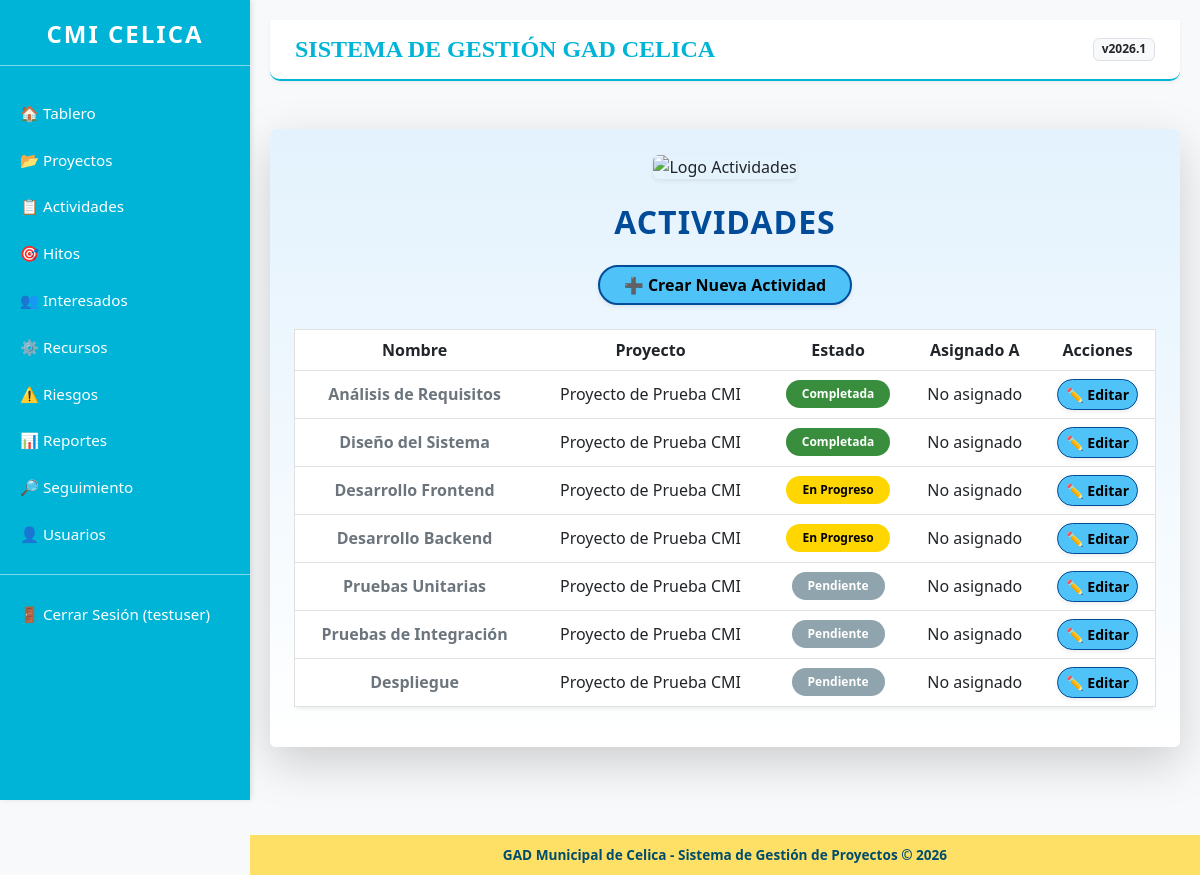
Page /activities/ (signed in) on the committed database.
### projects/models.py (models this page shows, shortened)
class Activity(models.Model):
    STATUS_CHOICES = [
        ('pending', 'Pendiente'),
        ('in_progress', 'En Progreso'),
        ('completed', 'Completada'),
    ]
    project = models.ForeignKey(Project, on_delete=models.CASCADE, verbose_name='Proyecto')
    name = models.CharField(max_length=200, verbose_name='Nombre')
    description = models.TextField(verbose_name='Descripción')
    start_date = models.DateField(verbose_name='Fecha de Inicio')
    end_date = models.DateField(verbose_name='Fecha de Fin')
    status = models.CharField(max_length=20, choices=STATUS_CHOICES, default='pending', verbose_name='Estado')
    assigned_to = models.ForeignKey(User, on_delete=models.SET_NULL, null=True, blank=True, verbose_name='Asignado A')
    cost = models.DecimalField(max_digits=10, decimal_places=2, null=True, blank=True, verbose_name='Costo')
    time_estimate = models.PositiveIntegerField(help_text="Horas estimadas", null=True, blank=True, verbose_name='Estimación de Tiempo')
    predecessor = models.ForeignKey(
        'self',
        on_delete=models.SET_NULL,
        null=True,
        blank=True,
        verbose_name='Actividad Predecesora',
        related_name='successors',
        help_text="Actividad que debe completarse antes de iniciar esta"
    )
    class Meta:
        verbose_name = 'Actividad'
        verbose_name_plural = 'Actividades'

class Project(models.Model):
    STATUS_CHOICES = [
        ('planning', 'Planificación'),
        ('in_progress', 'En Progreso'),
        ('completed', 'Completado'),
        ('on_hold', 'En Espera'),
        ('modified', 'Modificado'),
    ]
    name = models.CharField(max_length=200, verbose_name='Nombre')
    description = models.TextField(verbose_name='Descripción')
    start_date = models.DateField(verbose_name='Fecha de Inicio')
    end_date = models.DateField(verbose_name='Fecha de Fin')
    status = models.CharField(max_length=20, choices=STATUS_CHOICES, default='planning', verbose_name='Estado')
    budget = models.DecimalField(max_digits=10, decimal_places=2, null=True, blank=True, verbose_name='Presupuesto')
    created_by = models.ForeignKey(User, on_delete=models.CASCADE)
    created_at = models.DateTimeField(auto_now_add=True)
    updated_at = models.DateTimeField(auto_now=True)
    class Meta:
        verbose_name = 'Proyecto'
        verbose_name_plural = 'Proyectos'

### projects/views.py (the view)
# urls.py: path('activities/', views.activity_list, name='activity_list'),
@login_required
def activity_list(request):
    activities = Activity.objects.filter(project__created_by=request.user).select_related('project', 'predecessor')
    return render(request, 'projects/activity_list.html', {'activities': activities})

### templates/projects/activity_list.html (shortened to what this page needs)
{% extends 'base.html' %}
{% load static %}
{% block content %}
<div class="container my-5 p-4 shadow-lg rounded"
     style="background:linear-gradient(180deg,#e3f2fd 0%,#fff 100%); font-family:'Segoe UI','Helvetica Neue',sans-serif;">
    <div class="text-center mb-4">
        <img src="{% static 'projects/images/activity_list_logo.png' %}"
             alt="Logo Actividades"
             class="img-fluid rounded shadow-sm"
             style="max-height:120px;">
    </div>
    <h1 class="mb-4 fw-bold text-center"
        style="font-size:2rem; color:#004c99; letter-spacing:1px; text-transform:uppercase;">
        Actividades
    </h1>
    <div class="text-center mb-4">
        <a href="{% url 'activity_create' %}"
           class="btn fw-bold px-4 shadow-sm rounded-pill"
           style="background-color:#4fc3f7; color:#000; border:2px solid #004c99;">
            ➕ Crear Nueva Actividad
        </a>
    </div>
    <div class="table-responsive">
        <table class="table table-hover align-middle shadow-sm rounded text-center"
               style="border:1px solid #e0e0e0;">
            <thead style="background-color:#ffd600; color:#000; font-weight:700; font-size:1rem;">
                <tr>
                    <th>Nombre</th>
                    <th>Proyecto</th>
                    <th>Estado</th>
                    <th>Asignado A</th>
                    <th>Acciones</th>
                </tr>
            </thead>
            <tbody>
                {% for activity in activities %}
                    <tr>
                        <td class="fw-semibold text-secondary">{{ activity.name }}</td>
                        <td>{{ activity.project.name }}</td>
                        <td>
                            {% if activity.get_status_display == "Completada" %}
                                <span class="badge px-3 py-2 rounded-pill"
                                      style="background-color:#388e3c; color:#fff;">{{ activity.get_status_display }}</span>
                            {% elif activity.get_status_display == "En Progreso" %}
                                <span class="badge px-3 py-2 rounded-pill"
                                      style="background-color:#ffd600; color:#000;">{{ activity.get_status_display }}</span>
                            {% else %}
                                <span class="badge px-3 py-2 rounded-pill"
                                      style="background-color:#90a4ae; color:#fff;">{{ activity.get_status_display }}</span>
                            {% endif %}
                        </td>
                        <td>{{ activity.assigned_to.username|default:"No asignado" }}</td>
                        <td>
                            <a href="{% url 'activity_edit' activity.pk %}"
                               class="btn btn-sm fw-bold shadow-sm rounded-pill"
                               style="background-color:#4fc3f7; color:#000; border:1px solid #004c99;">
                                ✏️ Editar
                            </a>
                        </td>
                    </tr>
                {% empty %}
                    <tr>
                        <td colspan="5" class="text-secondary text-center py-3">
                            No hay actividades registradas aún.
                        </td>
                    </tr>
                {% endfor %}
            </tbody>
        </table>
    </div>
</div>
{% endblock %}

### templates/base.html (shortened to what this page needs)
<!DOCTYPE html>
<html lang="es">
<head>
    <link href="https://cdn.jsdelivr.net/npm/bootstrap@5.3.0/dist/css/bootstrap.min.css" rel="stylesheet">
    {% load static %}
</head>
<body>
    <div class="sidebar">
        <div class="text-center mb-4">
            <h4 class="fw-bold" style="letter-spacing: 2px;">CMI CELICA</h4>
            <hr style="background-color: white; opacity: 0.5;">
        </div>
        <a href="{% url 'dashboard' %}">🏠 Tablero</a>
        <a href="{% url 'project_list' %}">📂 Proyectos</a>
        <a href="{% url 'activity_list' %}">📋 Actividades</a>
        <a href="{% url 'milestone_list' %}">🎯 Hitos</a>
        <a href="{% url 'stakeholders:stakeholder_list' %}">👥 Interesados</a>
        <a href="{% url 'resources:resource_list' %}">⚙️ Recursos</a>
        <a href="{% url 'risks:risk_list' %}">⚠️ Riesgos</a>
        <a href="{% url 'reports:report_list' %}">📊 Reportes</a>
        <a href="{% url 'seguimiento_list' %}">🔎 Seguimiento</a>
        <a href="{% url 'user_list' %}">👤 Usuarios</a>
        {% if user.is_authenticated %}
            <hr style="background-color: white; opacity: 0.5;">
            <form method="post" action="{% url 'logout' %}">
                <button type="submit">🚪 Cerrar Sesión ({{ user.username }})</button>
            </form>
        {% else %}
            <a href="{% url 'login' %}">🔑 Iniciar Sesión</a>
        {% endif %}
    </div>
    <div class="content">
        <div class="header d-flex justify-content-between align-items-center">
            <h1>SISTEMA DE GESTIÓN GAD CELICA</h1>
            <span class="badge bg-light text-dark border">v2026.1</span>
        </div>
        {% block content %}{% endblock %}
    </div>
    <footer>
        <div>
            GAD Municipal de Celica - Sistema de Gestión de Proyectos © 2026
        </div>
    </footer>
</body>
</html>

### templates/base.html (style rules this page uses)
body { background-color: #f8f9fa; }
.sidebar { height: 100vh; background-color: #00b4d8; color: white; position: fixed; top: 0; left: 0; width: 250px; padding-top: 20px; box-shadow: 2px 0 5px rgba(0,0,0,0.1); z-index: 1000; }
.sidebar a, .sidebar button { color: white; text-decoration: none; display: block; padding: 12px 20px; border: none; background: none; text-align: left; width: 100%; transition: 0.3s; font-size: 0.95rem; }
.content { margin-left: 250px; padding: 20px 20px 80px 20px; min-height: 100vh; }
.header { background-color: #ffffff; padding: 15px 25px; border-bottom: 2px solid #00b4d8; margin-bottom: 20px; border-radius: 0 0 10px 10px; box-shadow: 0 2px 4px rgba(0,0,0,0.05); }
.header h1 { font-family: 'Georgia', serif; font-size: 24px; font-weight: bold; color: #00b4d8; margin: 0; }
footer { margin-left: 250px; background-color: #ffe066; color: #004c6d; text-align: center; padding: 10px; position: fixed; bottom: 0; width: calc(100% - 250px); font-weight: bold; font-size: 0.85rem; z-index: 999; }
.sidebar form { margin: 0; padding: 0; }

### rows in the picture
Activity: name "Análisis de Requisitos", project.name "Proyecto de Prueba CMI", status "Completada", assigned_to.username "No asignado"
Activity: name "Diseño del Sistema", project.name "Proyecto de Prueba CMI", status "Completada", assigned_to.username "No asignado"
Activity: name "Desarrollo Frontend", project.name "Proyecto de Prueba CMI", status "En Progreso", assigned_to.username "No asignado"
Activity: name "Desarrollo Backend", project.name "Proyecto de Prueba CMI", status "En Progreso", assigned_to.username "No asignado"
Activity: name "Pruebas Unitarias", project.name "Proyecto de Prueba CMI", status "Pendiente", assigned_to.username "No asignado"
Activity: name "Pruebas de Integración", project.name "Proyecto de Prueba CMI", status "Pendiente", assigned_to.username "No asignado"
Activity: name "Despliegue", project.name "Proyecto de Prueba CMI", status "Pendiente", assigned_to.username "No asignado"

### other values in the picture
{{ user.username }} "testuser"
